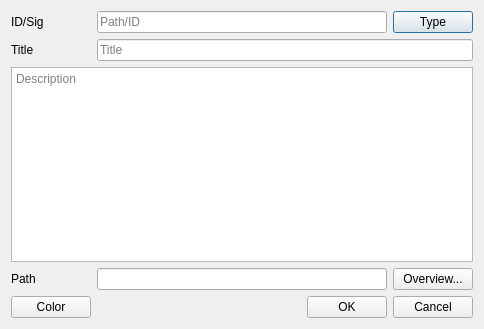
<?xml version="1.0" encoding="UTF-8"?>
<ui version="4.0">
 <class>NodeDlg</class>
 <widget class="QDialog" name="NodeDlg">
  <property name="geometry">
   <rect>
    <x>0</x>
    <y>0</y>
    <width>484</width>
    <height>329</height>
   </rect>
  </property>
  <property name="windowTitle">
   <string>Node</string>
  </property>
  <layout class="QGridLayout" name="gridLayout">
   <item row="6" column="1" colspan="3">
    <widget class="QLineEdit" name="linePath"/>
   </item>
   <item row="1" column="1" colspan="3">
    <widget class="QLineEdit" name="lineId">
     <property name="toolTip">
      <string>Name</string>
     </property>
     <property name="placeholderText">
      <string>Path/ID</string>
     </property>
    </widget>
   </item>
   <item row="1" column="0">
    <widget class="QLabel" name="labelId">
     <property name="text">
      <string>ID/Sig</string>
     </property>
    </widget>
   </item>
   <item row="1" column="4">
    <widget class="QPushButton" name="pushType">
     <property name="text">
      <string>Type</string>
     </property>
    </widget>
   </item>
   <item row="8" column="0">
    <widget class="ColorButton" name="clrNode">
     <property name="text">
      <string>Color</string>
     </property>
    </widget>
   </item>
   <item row="8" column="4">
    <widget class="QPushButton" name="pushCancel">
     <property name="text">
      <string>Cancel</string>
     </property>
    </widget>
   </item>
   <item row="8" column="2">
    <spacer name="horizontalSpacer">
     <property name="orientation">
      <enum>Qt::Horizontal</enum>
     </property>
     <property name="sizeHint" stdset="0">
      <size>
       <width>108</width>
       <height>20</height>
      </size>
     </property>
    </spacer>
   </item>
   <item row="5" column="0" colspan="5">
    <widget class="QTextEdit" name="textText">
     <property name="sizePolicy">
      <sizepolicy hsizetype="Expanding" vsizetype="MinimumExpanding">
       <horstretch>0</horstretch>
       <verstretch>0</verstretch>
      </sizepolicy>
     </property>
     <property name="toolTip">
      <string>Description</string>
     </property>
     <property name="placeholderText">
      <string>Description</string>
     </property>
    </widget>
   </item>
   <item row="8" column="3">
    <widget class="QPushButton" name="pushOk">
     <property name="text">
      <string>OK</string>
     </property>
    </widget>
   </item>
   <item row="3" column="0">
    <widget class="QLabel" name="label_2">
     <property name="text">
      <string>Title</string>
     </property>
    </widget>
   </item>
   <item row="3" column="1" colspan="4">
    <widget class="QLineEdit" name="lineName">
     <property name="toolTip">
      <string>Title (user text)</string>
     </property>
     <property name="placeholderText">
      <string>Title</string>
     </property>
    </widget>
   </item>
   <item row="6" column="0">
    <widget class="QLabel" name="labelPath">
     <property name="text">
      <string>Path</string>
     </property>
    </widget>
   </item>
   <item row="6" column="4">
    <widget class="QPushButton" name="pushOverview">
     <property name="text">
      <string>Overview...</string>
     </property>
    </widget>
   </item>
  </layout>
 </widget>
 <customwidgets>
  <customwidget>
   <class>ColorButton</class>
   <extends>QPushButton</extends>
   <header>../src/gui/widgets/colorbutton.h</header>
  </customwidget>
 </customwidgets>
 <tabstops>
  <tabstop>lineId</tabstop>
  <tabstop>lineName</tabstop>
  <tabstop>textText</tabstop>
  <tabstop>pushType</tabstop>
  <tabstop>pushOk</tabstop>
  <tabstop>pushCancel</tabstop>
  <tabstop>clrNode</tabstop>
 </tabstops>
 <resources/>
 <connections/>
</ui>
